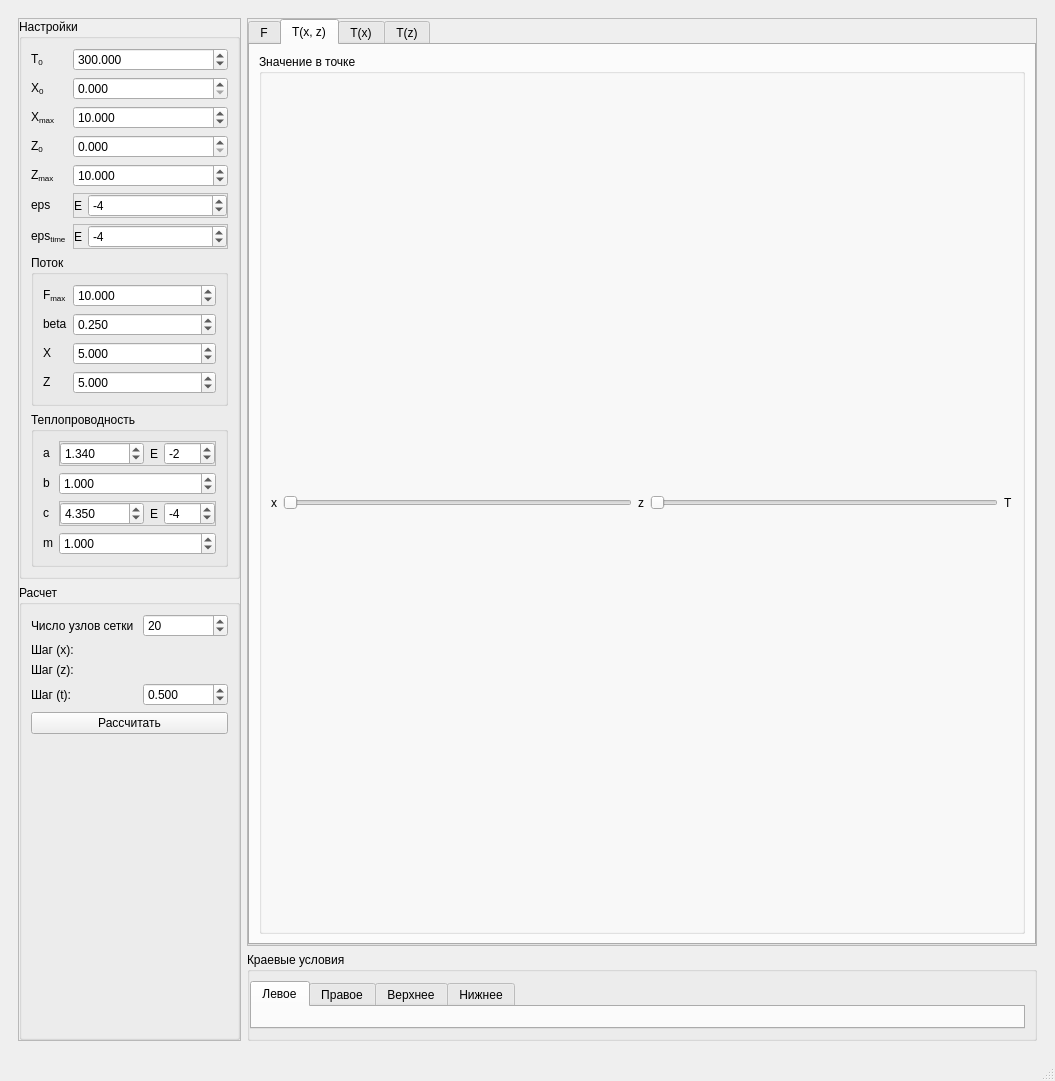
<?xml version="1.0" encoding="UTF-8"?>
<ui version="4.0">
 <class>MainWindow</class>
 <widget class="QMainWindow" name="MainWindow">
  <property name="geometry">
   <rect>
    <x>0</x>
    <y>0</y>
    <width>1055</width>
    <height>1081</height>
   </rect>
  </property>
  <property name="windowTitle">
   <string>Лабораторная работа №5</string>
  </property>
  <widget class="QWidget" name="centralwidget">
   <layout class="QHBoxLayout" name="horizontalLayout">
    <item>
     <widget class="QFrame" name="frame">
      <layout class="QGridLayout" name="gridLayout" rowstretch="1,0" columnstretch="0,1">
       <item row="0" column="1">
        <widget class="QFrame" name="frame_plot">
         <property name="frameShape">
          <enum>QFrame::StyledPanel</enum>
         </property>
         <property name="frameShadow">
          <enum>QFrame::Plain</enum>
         </property>
         <layout class="QHBoxLayout" name="horizontalLayout_6">
          <property name="leftMargin">
           <number>0</number>
          </property>
          <property name="topMargin">
           <number>0</number>
          </property>
          <property name="rightMargin">
           <number>0</number>
          </property>
          <property name="bottomMargin">
           <number>0</number>
          </property>
          <item>
           <widget class="QTabWidget" name="tabWidget_3">
            <property name="currentIndex">
             <number>1</number>
            </property>
            <widget class="QWidget" name="tab_graph_F">
             <attribute name="title">
              <string>F</string>
             </attribute>
             <layout class="QVBoxLayout" name="verticalLayout_4">
              <item>
               <layout class="QVBoxLayout" name="verticalLayout_graph_F"/>
              </item>
             </layout>
            </widget>
            <widget class="QWidget" name="tab_graph_T_main">
             <attribute name="title">
              <string>T(x, z)</string>
             </attribute>
             <layout class="QVBoxLayout" name="verticalLayout_7">
              <item>
               <widget class="QGroupBox" name="groupBox_5">
                <property name="title">
                 <string>Значение в точке</string>
                </property>
                <layout class="QHBoxLayout" name="horizontalLayout_7" stretch="0,1,0,1,0">
                 <item>
                  <widget class="QLabel" name="label_x">
                   <property name="text">
                    <string>x</string>
                   </property>
                  </widget>
                 </item>
                 <item>
                  <widget class="QSlider" name="horizontalSlider_x_val">
                   <property name="orientation">
                    <enum>Qt::Horizontal</enum>
                   </property>
                  </widget>
                 </item>
                 <item>
                  <widget class="QLabel" name="label_z">
                   <property name="text">
                    <string>z</string>
                   </property>
                  </widget>
                 </item>
                 <item>
                  <widget class="QSlider" name="horizontalSlider_z_val">
                   <property name="orientation">
                    <enum>Qt::Horizontal</enum>
                   </property>
                  </widget>
                 </item>
                 <item>
                  <widget class="QLabel" name="label_T">
                   <property name="text">
                    <string>T</string>
                   </property>
                  </widget>
                 </item>
                </layout>
               </widget>
              </item>
             </layout>
            </widget>
            <widget class="QWidget" name="tab_graph_T_x">
             <attribute name="title">
              <string>T(x)</string>
             </attribute>
             <layout class="QVBoxLayout" name="verticalLayout_3">
              <item>
               <widget class="QFrame" name="frame_4">
                <property name="frameShape">
                 <enum>QFrame::StyledPanel</enum>
                </property>
                <property name="frameShadow">
                 <enum>QFrame::Plain</enum>
                </property>
                <layout class="QHBoxLayout" name="horizontalLayout_11">
                 <property name="leftMargin">
                  <number>0</number>
                 </property>
                 <property name="topMargin">
                  <number>0</number>
                 </property>
                 <property name="rightMargin">
                  <number>0</number>
                 </property>
                 <property name="bottomMargin">
                  <number>0</number>
                 </property>
                 <item>
                  <widget class="QLabel" name="label_2">
                   <property name="text">
                    <string>z</string>
                   </property>
                  </widget>
                 </item>
                 <item>
                  <widget class="QSlider" name="horizontalSlider_z">
                   <property name="orientation">
                    <enum>Qt::Horizontal</enum>
                   </property>
                  </widget>
                 </item>
                 <item>
                  <widget class="QLabel" name="label_z_val">
                   <property name="text">
                    <string/>
                   </property>
                  </widget>
                 </item>
                </layout>
               </widget>
              </item>
             </layout>
            </widget>
            <widget class="QWidget" name="tab_graph_T_z">
             <attribute name="title">
              <string>T(z)</string>
             </attribute>
             <layout class="QVBoxLayout" name="verticalLayout_6">
              <item>
               <widget class="QFrame" name="frame_5">
                <property name="frameShape">
                 <enum>QFrame::StyledPanel</enum>
                </property>
                <property name="frameShadow">
                 <enum>QFrame::Plain</enum>
                </property>
                <layout class="QHBoxLayout" name="horizontalLayout_12">
                 <property name="leftMargin">
                  <number>0</number>
                 </property>
                 <property name="topMargin">
                  <number>0</number>
                 </property>
                 <property name="rightMargin">
                  <number>0</number>
                 </property>
                 <property name="bottomMargin">
                  <number>0</number>
                 </property>
                 <item>
                  <widget class="QLabel" name="label_3">
                   <property name="text">
                    <string>x</string>
                   </property>
                  </widget>
                 </item>
                 <item>
                  <widget class="QSlider" name="horizontalSlider_x">
                   <property name="orientation">
                    <enum>Qt::Horizontal</enum>
                   </property>
                  </widget>
                 </item>
                 <item>
                  <widget class="QLabel" name="label_x_val">
                   <property name="text">
                    <string/>
                   </property>
                  </widget>
                 </item>
                </layout>
               </widget>
              </item>
             </layout>
            </widget>
           </widget>
          </item>
         </layout>
        </widget>
       </item>
       <item row="1" column="1">
        <widget class="QGroupBox" name="groupBox_6">
         <property name="title">
          <string>Краевые условия</string>
         </property>
         <layout class="QHBoxLayout" name="horizontalLayout_5">
          <property name="leftMargin">
           <number>0</number>
          </property>
          <item>
           <widget class="QTabWidget" name="tabWidget">
            <property name="currentIndex">
             <number>0</number>
            </property>
            <widget class="QWidget" name="tab_left">
             <attribute name="title">
              <string>Левое</string>
             </attribute>
             <layout class="QVBoxLayout" name="verticalLayout_2">
              <item>
               <layout class="QVBoxLayout" name="verticalLayout"/>
              </item>
             </layout>
            </widget>
            <widget class="QWidget" name="tab_right">
             <attribute name="title">
              <string>Правое</string>
             </attribute>
             <layout class="QVBoxLayout" name="verticalLayout_9">
              <item>
               <layout class="QVBoxLayout" name="verticalLayout_8"/>
              </item>
             </layout>
            </widget>
            <widget class="QWidget" name="tab_top">
             <attribute name="title">
              <string>Верхнее</string>
             </attribute>
             <layout class="QVBoxLayout" name="verticalLayout_11">
              <item>
               <layout class="QVBoxLayout" name="verticalLayout_10"/>
              </item>
             </layout>
            </widget>
            <widget class="QWidget" name="tab_bottom">
             <attribute name="title">
              <string>Нижнее</string>
             </attribute>
             <layout class="QVBoxLayout" name="verticalLayout_13">
              <item>
               <layout class="QVBoxLayout" name="verticalLayout_12"/>
              </item>
             </layout>
            </widget>
           </widget>
          </item>
         </layout>
        </widget>
       </item>
       <item row="0" column="0" rowspan="2">
        <widget class="QFrame" name="frame_3">
         <property name="frameShape">
          <enum>QFrame::StyledPanel</enum>
         </property>
         <property name="frameShadow">
          <enum>QFrame::Plain</enum>
         </property>
         <layout class="QVBoxLayout" name="verticalLayout_5" stretch="0,0">
          <property name="leftMargin">
           <number>0</number>
          </property>
          <property name="topMargin">
           <number>0</number>
          </property>
          <property name="rightMargin">
           <number>0</number>
          </property>
          <property name="bottomMargin">
           <number>0</number>
          </property>
          <item>
           <widget class="QGroupBox" name="groupBox">
            <property name="title">
             <string>Настройки</string>
            </property>
            <layout class="QFormLayout" name="formLayout">
             <item row="0" column="0">
              <widget class="QLabel" name="label_12">
               <property name="text">
                <string>&lt;html&gt;&lt;head/&gt;&lt;body&gt;&lt;p&gt;T&lt;span style=&quot; vertical-align:sub;&quot;&gt;0&lt;/span&gt;&lt;/p&gt;&lt;/body&gt;&lt;/html&gt;</string>
               </property>
              </widget>
             </item>
             <item row="0" column="1">
              <widget class="QDoubleSpinBox" name="doubleSpinBox_t0">
               <property name="frame">
                <bool>true</bool>
               </property>
               <property name="decimals">
                <number>3</number>
               </property>
               <property name="maximum">
                <double>10000.000000000000000</double>
               </property>
               <property name="value">
                <double>300.000000000000000</double>
               </property>
              </widget>
             </item>
             <item row="1" column="0">
              <widget class="QLabel" name="label_13">
               <property name="text">
                <string>&lt;html&gt;&lt;head/&gt;&lt;body&gt;&lt;p&gt;X&lt;span style=&quot; vertical-align:sub;&quot;&gt;0&lt;/span&gt;&lt;/p&gt;&lt;/body&gt;&lt;/html&gt;</string>
               </property>
              </widget>
             </item>
             <item row="1" column="1">
              <widget class="QDoubleSpinBox" name="doubleSpinBox_x0">
               <property name="frame">
                <bool>true</bool>
               </property>
               <property name="decimals">
                <number>3</number>
               </property>
               <property name="maximum">
                <double>10000.000000000000000</double>
               </property>
               <property name="value">
                <double>0.000000000000000</double>
               </property>
              </widget>
             </item>
             <item row="2" column="0">
              <widget class="QLabel" name="label_14">
               <property name="text">
                <string>&lt;html&gt;&lt;head/&gt;&lt;body&gt;&lt;p&gt;X&lt;span style=&quot; vertical-align:sub;&quot;&gt;max&lt;/span&gt;&lt;/p&gt;&lt;/body&gt;&lt;/html&gt;</string>
               </property>
              </widget>
             </item>
             <item row="2" column="1">
              <widget class="QDoubleSpinBox" name="doubleSpinBox_x_max">
               <property name="frame">
                <bool>true</bool>
               </property>
               <property name="decimals">
                <number>3</number>
               </property>
               <property name="maximum">
                <double>10000.000000000000000</double>
               </property>
               <property name="value">
                <double>10.000000000000000</double>
               </property>
              </widget>
             </item>
             <item row="3" column="0">
              <widget class="QLabel" name="label_27">
               <property name="text">
                <string>&lt;html&gt;&lt;head/&gt;&lt;body&gt;&lt;p&gt;Z&lt;span style=&quot; vertical-align:sub;&quot;&gt;0&lt;/span&gt;&lt;/p&gt;&lt;/body&gt;&lt;/html&gt;</string>
               </property>
              </widget>
             </item>
             <item row="3" column="1">
              <widget class="QDoubleSpinBox" name="doubleSpinBox_z0">
               <property name="frame">
                <bool>true</bool>
               </property>
               <property name="decimals">
                <number>3</number>
               </property>
               <property name="maximum">
                <double>1000000.000000000000000</double>
               </property>
               <property name="value">
                <double>0.000000000000000</double>
               </property>
              </widget>
             </item>
             <item row="4" column="0">
              <widget class="QLabel" name="label">
               <property name="text">
                <string>&lt;html&gt;&lt;head/&gt;&lt;body&gt;&lt;p&gt;Z&lt;span style=&quot; vertical-align:sub;&quot;&gt;max&lt;/span&gt;&lt;/p&gt;&lt;/body&gt;&lt;/html&gt;</string>
               </property>
              </widget>
             </item>
             <item row="4" column="1">
              <widget class="QDoubleSpinBox" name="doubleSpinBox_z_max">
               <property name="frame">
                <bool>true</bool>
               </property>
               <property name="decimals">
                <number>3</number>
               </property>
               <property name="maximum">
                <double>10000.000000000000000</double>
               </property>
               <property name="value">
                <double>10.000000000000000</double>
               </property>
              </widget>
             </item>
             <item row="5" column="0">
              <widget class="QLabel" name="label_7">
               <property name="text">
                <string>&lt;html&gt;&lt;head/&gt;&lt;body&gt;&lt;p&gt;eps&lt;/p&gt;&lt;/body&gt;&lt;/html&gt;</string>
               </property>
              </widget>
             </item>
             <item row="6" column="0">
              <widget class="QLabel" name="label_9">
               <property name="text">
                <string>&lt;html&gt;&lt;head/&gt;&lt;body&gt;&lt;p&gt;eps&lt;span style=&quot; vertical-align:sub;&quot;&gt;time&lt;/span&gt;&lt;/p&gt;&lt;/body&gt;&lt;/html&gt;</string>
               </property>
              </widget>
             </item>
             <item row="6" column="1">
              <widget class="QFrame" name="frame_6">
               <property name="frameShape">
                <enum>QFrame::StyledPanel</enum>
               </property>
               <property name="frameShadow">
                <enum>QFrame::Plain</enum>
               </property>
               <layout class="QHBoxLayout" name="horizontalLayout_8" stretch="0,1">
                <property name="leftMargin">
                 <number>0</number>
                </property>
                <property name="topMargin">
                 <number>0</number>
                </property>
                <property name="rightMargin">
                 <number>0</number>
                </property>
                <property name="bottomMargin">
                 <number>0</number>
                </property>
                <item>
                 <widget class="QLabel" name="label_17">
                  <property name="sizePolicy">
                   <sizepolicy hsizetype="Minimum" vsizetype="Preferred">
                    <horstretch>0</horstretch>
                    <verstretch>0</verstretch>
                   </sizepolicy>
                  </property>
                  <property name="text">
                   <string>E</string>
                  </property>
                 </widget>
                </item>
                <item>
                 <widget class="QSpinBox" name="spinBox_eps_time">
                  <property name="minimum">
                   <number>-100</number>
                  </property>
                  <property name="maximum">
                   <number>100</number>
                  </property>
                  <property name="value">
                   <number>-4</number>
                  </property>
                 </widget>
                </item>
               </layout>
              </widget>
             </item>
             <item row="7" column="0" colspan="2">
              <widget class="QGroupBox" name="groupBox_3">
               <property name="title">
                <string>Поток</string>
               </property>
               <layout class="QFormLayout" name="formLayout_3">
                <item row="0" column="0">
                 <widget class="QLabel" name="label_15">
                  <property name="text">
                   <string>&lt;html&gt;&lt;head/&gt;&lt;body&gt;&lt;p&gt;F&lt;span style=&quot; vertical-align:sub;&quot;&gt;max&lt;/span&gt;&lt;/p&gt;&lt;/body&gt;&lt;/html&gt;</string>
                  </property>
                 </widget>
                </item>
                <item row="0" column="1">
                 <widget class="QDoubleSpinBox" name="doubleSpinBox_f_max">
                  <property name="frame">
                   <bool>true</bool>
                  </property>
                  <property name="decimals">
                   <number>3</number>
                  </property>
                  <property name="maximum">
                   <double>10000.000000000000000</double>
                  </property>
                  <property name="value">
                   <double>10.000000000000000</double>
                  </property>
                 </widget>
                </item>
                <item row="1" column="0">
                 <widget class="QLabel" name="label_16">
                  <property name="text">
                   <string>&lt;html&gt;&lt;head/&gt;&lt;body&gt;&lt;p&gt;beta&lt;/p&gt;&lt;/body&gt;&lt;/html&gt;</string>
                  </property>
                 </widget>
                </item>
                <item row="1" column="1">
                 <widget class="QDoubleSpinBox" name="doubleSpinBox_beta">
                  <property name="frame">
                   <bool>true</bool>
                  </property>
                  <property name="decimals">
                   <number>3</number>
                  </property>
                  <property name="maximum">
                   <double>10000.000000000000000</double>
                  </property>
                  <property name="value">
                   <double>0.250000000000000</double>
                  </property>
                 </widget>
                </item>
                <item row="2" column="0">
                 <widget class="QLabel" name="label_28">
                  <property name="text">
                   <string>&lt;html&gt;&lt;head/&gt;&lt;body&gt;&lt;p&gt;X&lt;/p&gt;&lt;/body&gt;&lt;/html&gt;</string>
                  </property>
                 </widget>
                </item>
                <item row="2" column="1">
                 <widget class="QDoubleSpinBox" name="doubleSpinBox_x_c">
                  <property name="frame">
                   <bool>true</bool>
                  </property>
                  <property name="decimals">
                   <number>3</number>
                  </property>
                  <property name="maximum">
                   <double>10000.000000000000000</double>
                  </property>
                  <property name="value">
                   <double>5.000000000000000</double>
                  </property>
                 </widget>
                </item>
                <item row="3" column="0">
                 <widget class="QLabel" name="label_29">
                  <property name="text">
                   <string>&lt;html&gt;&lt;head/&gt;&lt;body&gt;&lt;p&gt;Z&lt;/p&gt;&lt;/body&gt;&lt;/html&gt;</string>
                  </property>
                 </widget>
                </item>
                <item row="3" column="1">
                 <widget class="QDoubleSpinBox" name="doubleSpinBox_z_c">
                  <property name="frame">
                   <bool>true</bool>
                  </property>
                  <property name="decimals">
                   <number>3</number>
                  </property>
                  <property name="maximum">
                   <double>10000.000000000000000</double>
                  </property>
                  <property name="value">
                   <double>5.000000000000000</double>
                  </property>
                 </widget>
                </item>
               </layout>
              </widget>
             </item>
             <item row="8" column="0" colspan="2">
              <widget class="QGroupBox" name="groupBox_4">
               <property name="title">
                <string>Теплопроводность</string>
               </property>
               <layout class="QFormLayout" name="formLayout_4">
                <item row="0" column="0">
                 <widget class="QLabel" name="label_20">
                  <property name="text">
                   <string>&lt;html&gt;&lt;head/&gt;&lt;body&gt;&lt;p&gt;a&lt;/p&gt;&lt;/body&gt;&lt;/html&gt;</string>
                  </property>
                 </widget>
                </item>
                <item row="0" column="1">
                 <widget class="QFrame" name="frame">
                  <property name="frameShape">
                   <enum>QFrame::StyledPanel</enum>
                  </property>
                  <property name="frameShadow">
                   <enum>QFrame::Plain</enum>
                  </property>
                  <layout class="QHBoxLayout" name="horizontalLayout_3" stretch="1,0,0">
                   <property name="leftMargin">
                    <number>0</number>
                   </property>
                   <property name="topMargin">
                    <number>0</number>
                   </property>
                   <property name="rightMargin">
                    <number>0</number>
                   </property>
                   <property name="bottomMargin">
                    <number>0</number>
                   </property>
                   <item>
                    <widget class="QDoubleSpinBox" name="doubleSpinBox_a">
                     <property name="frame">
                      <bool>true</bool>
                     </property>
                     <property name="decimals">
                      <number>3</number>
                     </property>
                     <property name="maximum">
                      <double>10000.000000000000000</double>
                     </property>
                     <property name="value">
                      <double>1.340000000000000</double>
                     </property>
                    </widget>
                   </item>
                   <item>
                    <widget class="QLabel" name="label_24">
                     <property name="sizePolicy">
                      <sizepolicy hsizetype="Minimum" vsizetype="Preferred">
                       <horstretch>0</horstretch>
                       <verstretch>0</verstretch>
                      </sizepolicy>
                     </property>
                     <property name="text">
                      <string>E</string>
                     </property>
                    </widget>
                   </item>
                   <item>
                    <widget class="QSpinBox" name="spinBox_a">
                     <property name="minimum">
                      <number>-100</number>
                     </property>
                     <property name="maximum">
                      <number>100</number>
                     </property>
                     <property name="value">
                      <number>-2</number>
                     </property>
                    </widget>
                   </item>
                  </layout>
                 </widget>
                </item>
                <item row="1" column="0">
                 <widget class="QLabel" name="label_21">
                  <property name="text">
                   <string>&lt;html&gt;&lt;head/&gt;&lt;body&gt;&lt;p&gt;b&lt;/p&gt;&lt;/body&gt;&lt;/html&gt;</string>
                  </property>
                 </widget>
                </item>
                <item row="1" column="1">
                 <widget class="QDoubleSpinBox" name="doubleSpinBox_b">
                  <property name="frame">
                   <bool>true</bool>
                  </property>
                  <property name="decimals">
                   <number>3</number>
                  </property>
                  <property name="maximum">
                   <double>10000.000000000000000</double>
                  </property>
                  <property name="value">
                   <double>1.000000000000000</double>
                  </property>
                 </widget>
                </item>
                <item row="2" column="0">
                 <widget class="QLabel" name="label_22">
                  <property name="text">
                   <string>&lt;html&gt;&lt;head/&gt;&lt;body&gt;&lt;p&gt;c&lt;/p&gt;&lt;/body&gt;&lt;/html&gt;</string>
                  </property>
                 </widget>
                </item>
                <item row="2" column="1">
                 <widget class="QFrame" name="frame_2">
                  <property name="frameShape">
                   <enum>QFrame::StyledPanel</enum>
                  </property>
                  <property name="frameShadow">
                   <enum>QFrame::Plain</enum>
                  </property>
                  <layout class="QHBoxLayout" name="horizontalLayout_4" stretch="1,0,0">
                   <property name="leftMargin">
                    <number>0</number>
                   </property>
                   <property name="topMargin">
                    <number>0</number>
                   </property>
                   <property name="rightMargin">
                    <number>0</number>
                   </property>
                   <property name="bottomMargin">
                    <number>0</number>
                   </property>
                   <item>
                    <widget class="QDoubleSpinBox" name="doubleSpinBox_c">
                     <property name="frame">
                      <bool>true</bool>
                     </property>
                     <property name="decimals">
                      <number>3</number>
                     </property>
                     <property name="maximum">
                      <double>10000.000000000000000</double>
                     </property>
                     <property name="value">
                      <double>4.350000000000000</double>
                     </property>
                    </widget>
                   </item>
                   <item>
                    <widget class="QLabel" name="label_25">
                     <property name="sizePolicy">
                      <sizepolicy hsizetype="Minimum" vsizetype="Preferred">
                       <horstretch>0</horstretch>
                       <verstretch>0</verstretch>
                      </sizepolicy>
                     </property>
                     <property name="text">
                      <string>E</string>
                     </property>
                    </widget>
                   </item>
                   <item>
                    <widget class="QSpinBox" name="spinBox_c">
                     <property name="minimum">
                      <number>-100</number>
                     </property>
                     <property name="maximum">
                      <number>100</number>
                     </property>
                     <property name="value">
                      <number>-4</number>
                     </property>
                    </widget>
                   </item>
                  </layout>
                 </widget>
                </item>
                <item row="3" column="0">
                 <widget class="QLabel" name="label_23">
                  <property name="text">
                   <string>&lt;html&gt;&lt;head/&gt;&lt;body&gt;&lt;p&gt;m&lt;/p&gt;&lt;/body&gt;&lt;/html&gt;</string>
                  </property>
                 </widget>
                </item>
                <item row="3" column="1">
                 <widget class="QDoubleSpinBox" name="doubleSpinBox_m">
                  <property name="frame">
                   <bool>true</bool>
                  </property>
                  <property name="decimals">
                   <number>3</number>
                  </property>
                  <property name="maximum">
                   <double>10000.000000000000000</double>
                  </property>
                  <property name="value">
                   <double>1.000000000000000</double>
                  </property>
                 </widget>
                </item>
               </layout>
              </widget>
             </item>
             <item row="5" column="1">
              <widget class="QFrame" name="frame_7">
               <property name="frameShape">
                <enum>QFrame::StyledPanel</enum>
               </property>
               <property name="frameShadow">
                <enum>QFrame::Plain</enum>
               </property>
               <layout class="QHBoxLayout" name="horizontalLayout_9" stretch="0,1">
                <property name="leftMargin">
                 <number>0</number>
                </property>
                <property name="topMargin">
                 <number>0</number>
                </property>
                <property name="rightMargin">
                 <number>0</number>
                </property>
                <property name="bottomMargin">
                 <number>0</number>
                </property>
                <item>
                 <widget class="QLabel" name="label_19">
                  <property name="sizePolicy">
                   <sizepolicy hsizetype="Minimum" vsizetype="Preferred">
                    <horstretch>0</horstretch>
                    <verstretch>0</verstretch>
                   </sizepolicy>
                  </property>
                  <property name="text">
                   <string>E</string>
                  </property>
                 </widget>
                </item>
                <item>
                 <widget class="QSpinBox" name="spinBox_eps_lin">
                  <property name="minimum">
                   <number>-100</number>
                  </property>
                  <property name="maximum">
                   <number>100</number>
                  </property>
                  <property name="value">
                   <number>-4</number>
                  </property>
                 </widget>
                </item>
               </layout>
              </widget>
             </item>
            </layout>
           </widget>
          </item>
          <item>
           <widget class="QGroupBox" name="groupBox_2">
            <property name="sizePolicy">
             <sizepolicy hsizetype="Preferred" vsizetype="Preferred">
              <horstretch>0</horstretch>
              <verstretch>0</verstretch>
             </sizepolicy>
            </property>
            <property name="title">
             <string>Расчет</string>
            </property>
            <layout class="QFormLayout" name="formLayout_2">
             <item row="0" column="0">
              <widget class="QLabel" name="label_11">
               <property name="text">
                <string>Число узлов сетки </string>
               </property>
              </widget>
             </item>
             <item row="0" column="1">
              <widget class="QSpinBox" name="spinBox_steps">
               <property name="minimum">
                <number>1</number>
               </property>
               <property name="maximum">
                <number>1000000</number>
               </property>
               <property name="value">
                <number>20</number>
               </property>
              </widget>
             </item>
             <item row="1" column="0" colspan="2">
              <widget class="QLabel" name="label_x_step">
               <property name="text">
                <string>Шаг (x): </string>
               </property>
              </widget>
             </item>
             <item row="2" column="0" colspan="2">
              <widget class="QLabel" name="label_z_step">
               <property name="text">
                <string>Шаг (z): </string>
               </property>
              </widget>
             </item>
             <item row="3" column="0">
              <widget class="QLabel" name="label_26">
               <property name="text">
                <string>Шаг (t): </string>
               </property>
              </widget>
             </item>
             <item row="3" column="1">
              <widget class="QDoubleSpinBox" name="doubleSpinBox_t_step">
               <property name="frame">
                <bool>true</bool>
               </property>
               <property name="decimals">
                <number>3</number>
               </property>
               <property name="maximum">
                <double>10000.000000000000000</double>
               </property>
               <property name="value">
                <double>0.500000000000000</double>
               </property>
              </widget>
             </item>
             <item row="4" column="0" colspan="2">
              <widget class="QPushButton" name="pushButton_calculate">
               <property name="text">
                <string>Рассчитать</string>
               </property>
              </widget>
             </item>
             <item row="5" column="0" colspan="2">
              <widget class="QLabel" name="label_status">
               <property name="text">
                <string/>
               </property>
              </widget>
             </item>
            </layout>
           </widget>
          </item>
         </layout>
        </widget>
       </item>
      </layout>
     </widget>
    </item>
   </layout>
  </widget>
  <widget class="QMenuBar" name="menubar">
   <property name="geometry">
    <rect>
     <x>0</x>
     <y>0</y>
     <width>1055</width>
     <height>28</height>
    </rect>
   </property>
  </widget>
  <widget class="QStatusBar" name="statusbar"/>
 </widget>
 <resources/>
 <connections/>
</ui>
